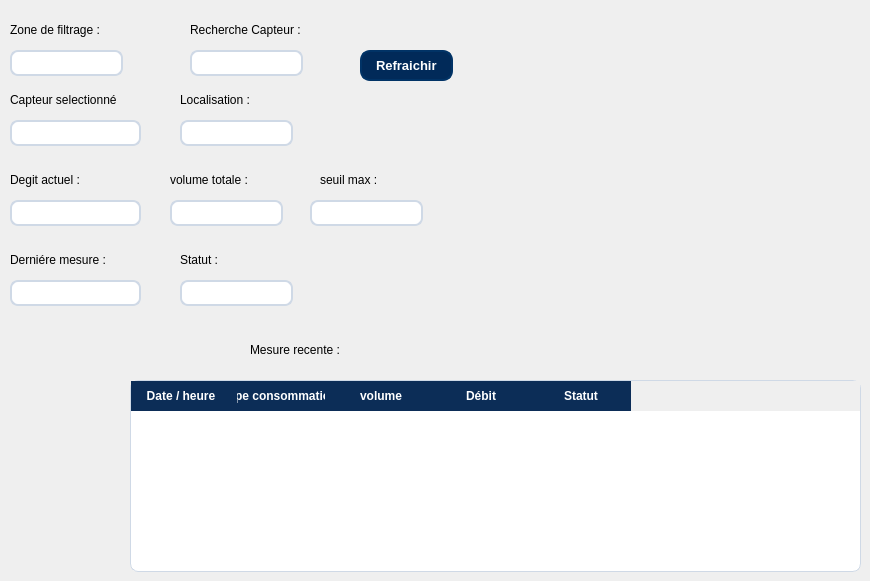
      <widget class="QWidget" name="page_7">
       <widget class="QLabel" name="label_114">
        <property name="geometry">
         <rect>
          <x>10</x>
          <y>20</y>
          <width>141</width>
          <height>20</height>
         </rect>
        </property>
        <property name="styleSheet">
         <string notr="true">color: rgb(0, 0, 0);</string>
        </property>
        <property name="text">
         <string>Zone de filtrage :</string>
        </property>
       </widget>
       <widget class="QLineEdit" name="lineEdit_53">
        <property name="geometry">
         <rect>
          <x>10</x>
          <y>50</y>
          <width>113</width>
          <height>26</height>
         </rect>
        </property>
        <property name="styleSheet">
         <string notr="true">QLineEdit {
    background-color: #ffffff;
    border: 1.5px solid #cfd9e6;
    border-radius: 8px;
    padding: 6px 10px;
    font-size: 13px;
    color: #0a1a2f;
    selection-background-color: #c7e0ff;
    selection-color: #000000;
}

/* Focused (when user clicks or types) */
QLineEdit:focus {
    border: 2px solid #0078d7;          /* Modern blue accent */
    background-color: #ffffff;
    outline: none;
}

/* Hover effect */
QLineEdit:hover {
    border: 1.5px solid #9bbadf;
}

/* Disabled (grayed-out field) */
QLineEdit:disabled {
    background-color: #f0f3f6;
    color: #8c8c8c;
    border: 1px solid #d0d6df;
}

/* Placeholder text style */
QLineEdit::placeholder {
    color: #a0a9b8;
    font-style: italic;
}

/* Optional subtle shadow for depth */
QLineEdit {
    box-shadow: 0 0 3px rgba(0, 0, 0, 0.1);
}</string>
        </property>
       </widget>
       <widget class="QLabel" name="label_115">
        <property name="geometry">
         <rect>
          <x>190</x>
          <y>20</y>
          <width>141</width>
          <height>20</height>
         </rect>
        </property>
        <property name="styleSheet">
         <string notr="true">color: rgb(0, 0, 0);</string>
        </property>
        <property name="text">
         <string>Recherche Capteur :</string>
        </property>
       </widget>
       <widget class="QLineEdit" name="lineEdit_54">
        <property name="geometry">
         <rect>
          <x>190</x>
          <y>50</y>
          <width>113</width>
          <height>26</height>
         </rect>
        </property>
        <property name="styleSheet">
         <string notr="true">QLineEdit {
    background-color: #ffffff;
    border: 1.5px solid #cfd9e6;
    border-radius: 8px;
    padding: 6px 10px;
    font-size: 13px;
    color: #0a1a2f;
    selection-background-color: #c7e0ff;
    selection-color: #000000;
}

/* Focused (when user clicks or types) */
QLineEdit:focus {
    border: 2px solid #0078d7;          /* Modern blue accent */
    background-color: #ffffff;
    outline: none;
}

/* Hover effect */
QLineEdit:hover {
    border: 1.5px solid #9bbadf;
}

/* Disabled (grayed-out field) */
QLineEdit:disabled {
    background-color: #f0f3f6;
    color: #8c8c8c;
    border: 1px solid #d0d6df;
}

/* Placeholder text style */
QLineEdit::placeholder {
    color: #a0a9b8;
    font-style: italic;
}

/* Optional subtle shadow for depth */
QLineEdit {
    box-shadow: 0 0 3px rgba(0, 0, 0, 0.1);
}</string>
        </property>
       </widget>
       <widget class="QLabel" name="label_116">
        <property name="geometry">
         <rect>
          <x>10</x>
          <y>90</y>
          <width>141</width>
          <height>20</height>
         </rect>
        </property>
        <property name="styleSheet">
         <string notr="true">color: rgb(0, 0, 0);</string>
        </property>
        <property name="text">
         <string>Capteur selectionné</string>
        </property>
       </widget>
       <widget class="QLineEdit" name="lineEdit_55">
        <property name="geometry">
         <rect>
          <x>10</x>
          <y>120</y>
          <width>131</width>
          <height>26</height>
         </rect>
        </property>
        <property name="styleSheet">
         <string notr="true">QLineEdit {
    background-color: #ffffff;
    border: 1.5px solid #cfd9e6;
    border-radius: 8px;
    padding: 6px 10px;
    font-size: 13px;
    color: #0a1a2f;
    selection-background-color: #c7e0ff;
    selection-color: #000000;
}

/* Focused (when user clicks or types) */
QLineEdit:focus {
    border: 2px solid #0078d7;          /* Modern blue accent */
    background-color: #ffffff;
    outline: none;
}

/* Hover effect */
QLineEdit:hover {
    border: 1.5px solid #9bbadf;
}

/* Disabled (grayed-out field) */
QLineEdit:disabled {
    background-color: #f0f3f6;
    color: #8c8c8c;
    border: 1px solid #d0d6df;
}

/* Placeholder text style */
QLineEdit::placeholder {
    color: #a0a9b8;
    font-style: italic;
}

/* Optional subtle shadow for depth */
QLineEdit {
    box-shadow: 0 0 3px rgba(0, 0, 0, 0.1);
}</string>
        </property>
       </widget>
       <widget class="QLabel" name="label_117">
        <property name="geometry">
         <rect>
          <x>180</x>
          <y>90</y>
          <width>141</width>
          <height>20</height>
         </rect>
        </property>
        <property name="styleSheet">
         <string notr="true">color: rgb(0, 0, 0);</string>
        </property>
        <property name="text">
         <string>Localisation :</string>
        </property>
       </widget>
       <widget class="QLineEdit" name="lineEdit_56">
        <property name="geometry">
         <rect>
          <x>180</x>
          <y>120</y>
          <width>113</width>
          <height>26</height>
         </rect>
        </property>
        <property name="styleSheet">
         <string notr="true">QLineEdit {
    background-color: #ffffff;
    border: 1.5px solid #cfd9e6;
    border-radius: 8px;
    padding: 6px 10px;
    font-size: 13px;
    color: #0a1a2f;
    selection-background-color: #c7e0ff;
    selection-color: #000000;
}

/* Focused (when user clicks or types) */
QLineEdit:focus {
    border: 2px solid #0078d7;          /* Modern blue accent */
    background-color: #ffffff;
    outline: none;
}

/* Hover effect */
QLineEdit:hover {
    border: 1.5px solid #9bbadf;
}

/* Disabled (grayed-out field) */
QLineEdit:disabled {
    background-color: #f0f3f6;
    color: #8c8c8c;
    border: 1px solid #d0d6df;
}

/* Placeholder text style */
QLineEdit::placeholder {
    color: #a0a9b8;
    font-style: italic;
}

/* Optional subtle shadow for depth */
QLineEdit {
    box-shadow: 0 0 3px rgba(0, 0, 0, 0.1);
}</string>
        </property>
       </widget>
       <widget class="QLabel" name="label_118">
        <property name="geometry">
         <rect>
          <x>10</x>
          <y>170</y>
          <width>141</width>
          <height>20</height>
         </rect>
        </property>
        <property name="styleSheet">
         <string notr="true">color: rgb(0, 0, 0);</string>
        </property>
        <property name="text">
         <string>Degit actuel :</string>
        </property>
       </widget>
       <widget class="QLineEdit" name="lineEdit_57">
        <property name="geometry">
         <rect>
          <x>10</x>
          <y>200</y>
          <width>131</width>
          <height>26</height>
         </rect>
        </property>
        <property name="styleSheet">
         <string notr="true">QLineEdit {
    background-color: #ffffff;
    border: 1.5px solid #cfd9e6;
    border-radius: 8px;
    padding: 6px 10px;
    font-size: 13px;
    color: #0a1a2f;
    selection-background-color: #c7e0ff;
    selection-color: #000000;
}

/* Focused (when user clicks or types) */
QLineEdit:focus {
    border: 2px solid #0078d7;          /* Modern blue accent */
    background-color: #ffffff;
    outline: none;
}

/* Hover effect */
QLineEdit:hover {
    border: 1.5px solid #9bbadf;
}

/* Disabled (grayed-out field) */
QLineEdit:disabled {
    background-color: #f0f3f6;
    color: #8c8c8c;
    border: 1px solid #d0d6df;
}

/* Placeholder text style */
QLineEdit::placeholder {
    color: #a0a9b8;
    font-style: italic;
}

/* Optional subtle shadow for depth */
QLineEdit {
    box-shadow: 0 0 3px rgba(0, 0, 0, 0.1);
}</string>
        </property>
       </widget>
       <widget class="QLabel" name="label_119">
        <property name="geometry">
         <rect>
          <x>170</x>
          <y>170</y>
          <width>141</width>
          <height>20</height>
         </rect>
        </property>
        <property name="styleSheet">
         <string notr="true">color: rgb(0, 0, 0);</string>
        </property>
        <property name="text">
         <string>volume totale :</string>
        </property>
       </widget>
       <widget class="QLineEdit" name="lineEdit_58">
        <property name="geometry">
         <rect>
          <x>170</x>
          <y>200</y>
          <width>113</width>
          <height>26</height>
         </rect>
        </property>
        <property name="styleSheet">
         <string notr="true">QLineEdit {
    background-color: #ffffff;
    border: 1.5px solid #cfd9e6;
    border-radius: 8px;
    padding: 6px 10px;
    font-size: 13px;
    color: #0a1a2f;
    selection-background-color: #c7e0ff;
    selection-color: #000000;
}

/* Focused (when user clicks or types) */
QLineEdit:focus {
    border: 2px solid #0078d7;          /* Modern blue accent */
    background-color: #ffffff;
    outline: none;
}

/* Hover effect */
QLineEdit:hover {
    border: 1.5px solid #9bbadf;
}

/* Disabled (grayed-out field) */
QLineEdit:disabled {
    background-color: #f0f3f6;
    color: #8c8c8c;
    border: 1px solid #d0d6df;
}

/* Placeholder text style */
QLineEdit::placeholder {
    color: #a0a9b8;
    font-style: italic;
}

/* Optional subtle shadow for depth */
QLineEdit {
    box-shadow: 0 0 3px rgba(0, 0, 0, 0.1);
}</string>
        </property>
       </widget>
       <widget class="QLabel" name="label_120">
        <property name="geometry">
         <rect>
          <x>320</x>
          <y>170</y>
          <width>141</width>
          <height>20</height>
         </rect>
        </property>
        <property name="styleSheet">
         <string notr="true">color: rgb(0, 0, 0);</string>
        </property>
        <property name="text">
         <string>seuil max :</string>
        </property>
       </widget>
       <widget class="QLineEdit" name="lineEdit_59">
        <property name="geometry">
         <rect>
          <x>310</x>
          <y>200</y>
          <width>113</width>
          <height>26</height>
         </rect>
        </property>
        <property name="styleSheet">
         <string notr="true">QLineEdit {
    background-color: #ffffff;
    border: 1.5px solid #cfd9e6;
    border-radius: 8px;
    padding: 6px 10px;
    font-size: 13px;
    color: #0a1a2f;
    selection-background-color: #c7e0ff;
    selection-color: #000000;
}

/* Focused (when user clicks or types) */
QLineEdit:focus {
    border: 2px solid #0078d7;          /* Modern blue accent */
    background-color: #ffffff;
    outline: none;
}

/* Hover effect */
QLineEdit:hover {
    border: 1.5px solid #9bbadf;
}

/* Disabled (grayed-out field) */
QLineEdit:disabled {
    background-color: #f0f3f6;
    color: #8c8c8c;
    border: 1px solid #d0d6df;
}

/* Placeholder text style */
QLineEdit::placeholder {
    color: #a0a9b8;
    font-style: italic;
}

/* Optional subtle shadow for depth */
QLineEdit {
    box-shadow: 0 0 3px rgba(0, 0, 0, 0.1);
}</string>
        </property>
       </widget>
       <widget class="QLabel" name="label_121">
        <property name="geometry">
         <rect>
          <x>10</x>
          <y>250</y>
          <width>141</width>
          <height>20</height>
         </rect>
        </property>
        <property name="styleSheet">
         <string notr="true">color: rgb(0, 0, 0);</string>
        </property>
        <property name="text">
         <string>Derniére mesure :</string>
        </property>
       </widget>
       <widget class="QLineEdit" name="lineEdit_60">
        <property name="geometry">
         <rect>
          <x>10</x>
          <y>280</y>
          <width>131</width>
          <height>26</height>
         </rect>
        </property>
        <property name="styleSheet">
         <string notr="true">QLineEdit {
    background-color: #ffffff;
    border: 1.5px solid #cfd9e6;
    border-radius: 8px;
    padding: 6px 10px;
    font-size: 13px;
    color: #0a1a2f;
    selection-background-color: #c7e0ff;
    selection-color: #000000;
}

/* Focused (when user clicks or types) */
QLineEdit:focus {
    border: 2px solid #0078d7;          /* Modern blue accent */
    background-color: #ffffff;
    outline: none;
}

/* Hover effect */
QLineEdit:hover {
    border: 1.5px solid #9bbadf;
}

/* Disabled (grayed-out field) */
QLineEdit:disabled {
    background-color: #f0f3f6;
    color: #8c8c8c;
    border: 1px solid #d0d6df;
}

/* Placeholder text style */
QLineEdit::placeholder {
    color: #a0a9b8;
    font-style: italic;
}

/* Optional subtle shadow for depth */
QLineEdit {
    box-shadow: 0 0 3px rgba(0, 0, 0, 0.1);
}</string>
        </property>
       </widget>
       <widget class="QLabel" name="label_122">
        <property name="geometry">
         <rect>
          <x>180</x>
          <y>250</y>
          <width>141</width>
          <height>20</height>
         </rect>
        </property>
        <property name="styleSheet">
         <string notr="true">color: rgb(0, 0, 0);</string>
        </property>
        <property name="text">
         <string>Statut :</string>
        </property>
       </widget>
       <widget class="QLineEdit" name="lineEdit_61">
        <property name="geometry">
         <rect>
          <x>180</x>
          <y>280</y>
          <width>113</width>
          <height>26</height>
         </rect>
        </property>
        <property name="styleSheet">
         <string notr="true">QLineEdit {
    background-color: #ffffff;
    border: 1.5px solid #cfd9e6;
    border-radius: 8px;
    padding: 6px 10px;
    font-size: 13px;
    color: #0a1a2f;
    selection-background-color: #c7e0ff;
    selection-color: #000000;
}

/* Focused (when user clicks or types) */
QLineEdit:focus {
    border: 2px solid #0078d7;          /* Modern blue accent */
    background-color: #ffffff;
    outline: none;
}

/* Hover effect */
QLineEdit:hover {
    border: 1.5px solid #9bbadf;
}

/* Disabled (grayed-out field) */
QLineEdit:disabled {
    background-color: #f0f3f6;
    color: #8c8c8c;
    border: 1px solid #d0d6df;
}

/* Placeholder text style */
QLineEdit::placeholder {
    color: #a0a9b8;
    font-style: italic;
}

/* Optional subtle shadow for depth */
QLineEdit {
    box-shadow: 0 0 3px rgba(0, 0, 0, 0.1);
}</string>
        </property>
       </widget>
       <widget class="QLabel" name="label_123">
        <property name="geometry">
         <rect>
          <x>250</x>
          <y>340</y>
          <width>141</width>
          <height>20</height>
         </rect>
        </property>
        <property name="styleSheet">
         <string notr="true">color: rgb(0, 0, 0);</string>
        </property>
        <property name="text">
         <string>Mesure recente :</string>
        </property>
       </widget>
       <widget class="QTableWidget" name="tableWidget_13">
        <property name="geometry">
         <rect>
          <x>130</x>
          <y>380</y>
          <width>731</width>
          <height>192</height>
         </rect>
        </property>
        <property name="styleSheet">
         <string notr="true">QTableWidget {
    background-color: #ffffff;
    alternate-background-color: #f2f6fc;
    gridline-color: #dbe3ec;
    border: 1px solid #cfd9e6;
    border-radius: 8px;
    selection-background-color: #c7e0ff;
    selection-color: #000000;
}

QHeaderView::section {
    background-color: #0c2d57;
    color: #ffffff;
    padding: 6px;
    border: none;
    font-weight: 600;
    font-size: 12px;
}

QTableCornerButton::section {
    background-color: #0c2d57;
}</string>
        </property>
        <column>
         <property name="text">
          <string>Date / heure</string>
         </property>
        </column>
        <column>
         <property name="text">
          <string>type consommation</string>
         </property>
        </column>
        <column>
         <property name="text">
          <string>volume</string>
         </property>
        </column>
        <column>
         <property name="text">
          <string>Débit</string>
         </property>
        </column>
        <column>
         <property name="text">
          <string>Statut</string>
         </property>
        </column>
       </widget>
       <widget class="QPushButton" name="pushButton_24">
        <property name="geometry">
         <rect>
          <x>360</x>
          <y>50</y>
          <width>93</width>
          <height>31</height>
         </rect>
        </property>
        <property name="styleSheet">
         <string notr="true">/* ==== BUTTONS STYLE ==== */
QPushButton {
    background-color: #012a59;
    color: #ffffff;
    border: 2px solid #013366;
    border-radius: 10px;
    padding: 8px 14px;
    font-size: 13px;
    font-weight: 500;
    text-align: left;
    transition: all 0.3s ease-in-out;
}

QPushButton:hover {
    background-color: #024b8a;
    border-color: #025aa5;
}

QPushButton:pressed {
    background-color: #013869;
    border-color: #011f3f;
}
</string>
        </property>
        <property name="text">
         <string>Refraichir</string>
        </property>
       </widget>
      </widget>
